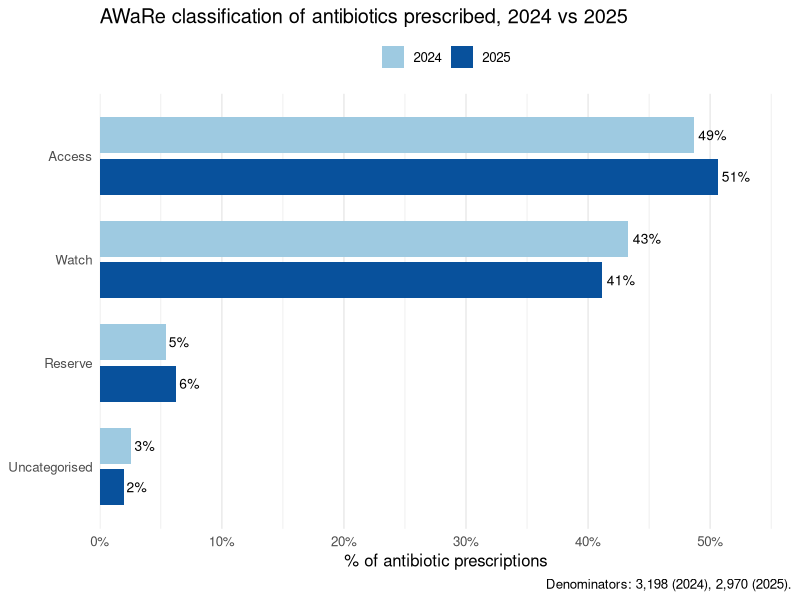
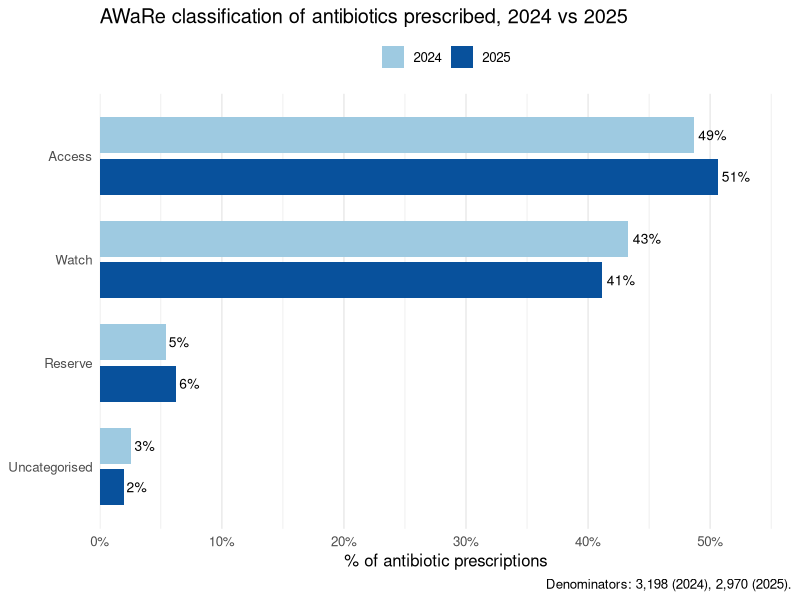

Generate these figures, in order, with R:
library(tidyverse)

aware <- tribble(
  ~category,        ~year, ~n,   ~total,
  "Access",         2024, 1557, 3198,
  "Watch",          2024, 1385, 3198,
  "Reserve",        2024,  173, 3198,
  "Uncategorised",  2024,   83, 3198,
  "Access",         2025, 1503, 2970,
  "Watch",          2025, 1223, 2970,
  "Reserve",        2025,  186, 2970,
  "Uncategorised",  2025,   58, 2970
) |>
  mutate(pct = n / total * 100,
         category = factor(category, levels = rev(c("Access", "Watch", "Reserve", "Uncategorised"))),
         year = factor(year, levels = c(2025, 2024)))

ggplot(aware, aes(pct, category, fill = year)) +
  geom_col(position = position_dodge(width = 0.8), width = 0.7) +
  geom_text(aes(label = sprintf("%.0f%%", pct)),
            position = position_dodge(width = 0.8), hjust = -0.15, size = 3.5) +
  scale_fill_manual(values = c("2024" = "#9ecae1", "2025" = "#08519c"),
                    breaks = c("2024", "2025")) +
  scale_x_continuous(expand = expansion(mult = c(0, 0.12)),
                     labels = function(x) paste0(x, "%")) +
  labs(x = "% of antibiotic prescriptions", y = NULL, fill = NULL,
       title = "AWaRe classification of antibiotics prescribed, 2024 vs 2025",
       caption = "Denominators: 3,198 (2024), 2,970 (2025).") +
  theme_minimal(base_size = 12) +
  theme(legend.position = "top", panel.grid.major.y = element_blank())

ggsave("09aware_2024_vs_2025_hbar.png", width = 8, height = 5, dpi = 300, bg = "white")
